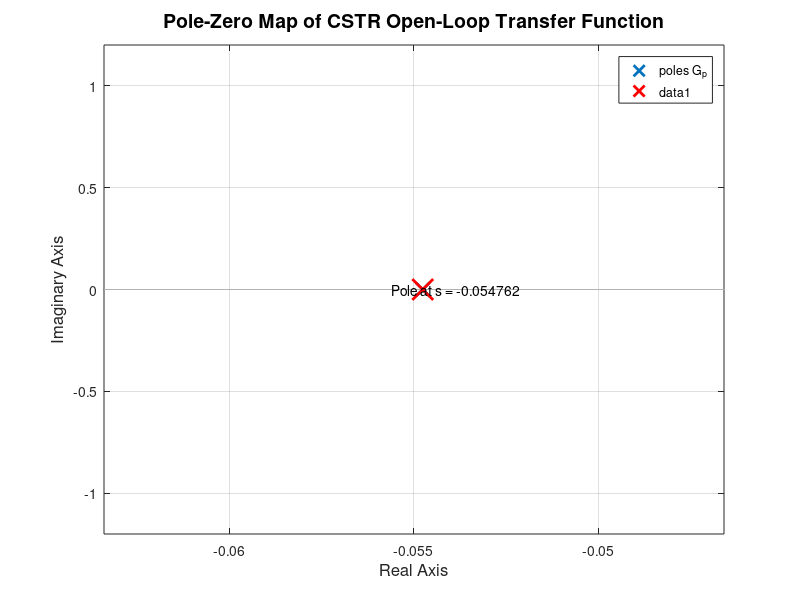
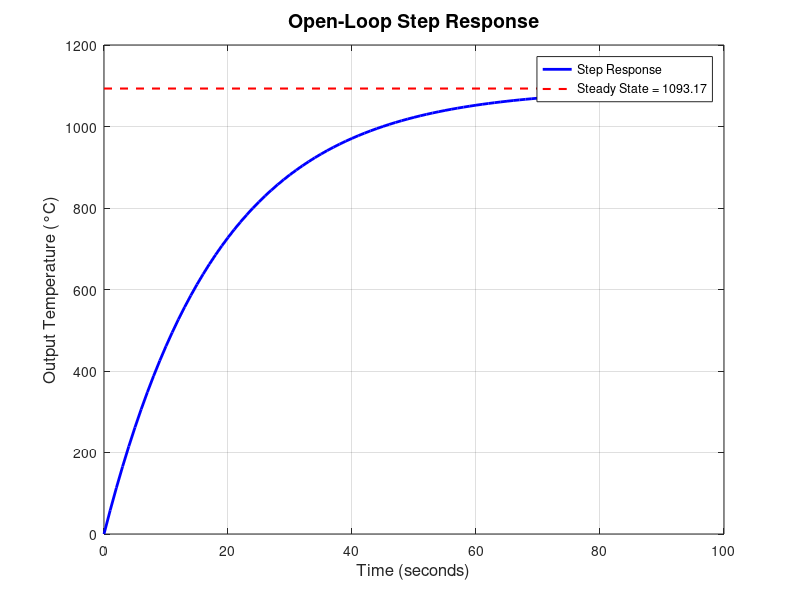

The MATLAB source for these figures, in order: (Note: this script raises an error after producing the figures.)
%% CSTR Feedback Control System Analysis
%% Student ID: 88
% Date: 2025-11-09
% Author: SanguraKoded

clear all; close all; clc;

%% 1. Define Steady-State Parameters (Based on Student ID '88')
printf('=== CSTR Control System Analysis ===\n\n');

% Student ID last 2 digits: Y = 88
Y = 88;

% Process Parameters
Fi = (Y + 50) / 3600;        % Feed flowrate: kg/h -> kg/s
rho = 1000;                   % Density: kg/m³
Cp = 4200;                    % Specific heat: J/kg°C (converted from 4.2 kJ/kg°C)
V = 700 / 1000;               % Volume: L -> m³
lambda_st = 2000 * 1000;      % Latent heat: J/kg (converted from 2000 kJ/kg)

% Display parameters
fprintf('Process Parameters:\n');
fprintf('  Feed Flowrate (Fi): %.6f kg/s\n', Fi);
fprintf('  Density (rho): %.0f kg/m³\n', rho);
fprintf('  Specific Heat (Cp): %.0f J/kg°C\n', Cp);
fprintf('  Volume (V): %.3f m³\n', V);
fprintf('  Latent Heat (lambda_st): %.0f J/kg\n\n', lambda_st);

%% 2. Calculate Transfer Function Parameters
tau = (rho * Cp * V) / (rho * Cp * Fi);  % Time constant (s)
K = lambda_st / (rho * Cp * Fi);          % Process Gain (°C·s/kg)

fprintf('Transfer Function Parameters:\n');
fprintf('  Time Constant (tau): %.2f seconds\n', tau);
fprintf('  Process Gain (K): %.2f °C·s/kg\n\n', K);

%% 3. Define Open-Loop Transfer Function G_p(s) = K / (tau*s + 1)
numerator = K;
denominator = [tau, 1];
G_p = tf(numerator, denominator);

fprintf('Open-Loop Transfer Function G_p(s):\n');
disp(G_p);

%% 4. Calculate and Display Poles and Zeros
poles_Gp = pole(G_p);
zeros_Gp = zero(G_p);

fprintf('\nPoles of G_p(s): %.6f\n', poles_Gp);
if isempty(zeros_Gp)
    fprintf('Zeros of G_p(s): None\n\n');
else
    fprintf('Zeros of G_p(s): %.6f\n\n', zeros_Gp);
end

%% 5. Plot Pole-Zero Map (Diagram 2)
figure(1);
pzmap(G_p);
grid on;
title('Pole-Zero Map of CSTR Open-Loop Transfer Function', 'FontSize', 14, 'FontWeight', 'bold');
xlabel('Real Axis', 'FontSize', 12);
ylabel('Imaginary Axis', 'FontSize', 12);
% Add annotations
hold on;
plot(poles_Gp, 0, 'rx', 'MarkerSize', 15, 'LineWidth', 2);
text(poles_Gp - 0.001, 0.0005, sprintf('  Pole at s = %.6f', poles_Gp), 'FontSize', 10);
hold off;
saveas(gcf, 'pole_zero_map.png');

%% 6. Open-Loop Step Response (Figure 4.1)
step_input_magnitude = Y;  % Step magnitude = 88
figure(2);
[y_step, t_step] = step(step_input_magnitude * G_p, 0:1:5*tau);
plot(t_step, y_step, 'b-', 'LineWidth', 2);
grid on;
title('Open-Loop Step Response', 'FontSize', 14, 'FontWeight', 'bold');
xlabel('Time (seconds)', 'FontSize', 12);
ylabel('Output Temperature (°C)', 'FontSize', 12);
% Add steady-state line
steady_state_value = step_input_magnitude * K;
hold on;
plot([0, max(t_step)], [steady_state_value, steady_state_value], 'r--', 'LineWidth', 1.5);
legend('Step Response', sprintf('Steady State = %.2f', steady_state_value), 'Location', 'best');
hold off;
saveas(gcf, 'open_loop_step_response.png');

% Calculate step response characteristics
info_step = stepinfo(step_input_magnitude * G_p);
fprintf('Step Response Characteristics:\n');
fprintf('  Rise Time: %.2f seconds\n', info_step.RiseTime);
fprintf('  Settling Time: %.2f seconds\n', info_step.SettlingTime);
fprintf('  Steady State Value: %.2f\n\n', steady_state_value);

%% 7. Open-Loop Ramp Response (Figure 4.2)
ramp_slope = Y + 3;  % Slope = 91
t_ramp = 0:0.1:5*tau;
% Create ramp input (starts at t=0)
ramp_input = ramp_slope * t_ramp;

figure(3);
% Use lsim for ramp input
[y_ramp, t_ramp_out] = lsim(G_p, ramp_input, t_ramp);
plot(t_ramp_out, ramp_input, 'r--', 'LineWidth', 1.5); hold on;
plot(t_ramp_out, y_ramp, 'b-', 'LineWidth', 2);
grid on;
title('Open-Loop Ramp Response', 'FontSize', 14, 'FontWeight', 'bold');
xlabel('Time (seconds)', 'FontSize', 12);
ylabel('Output', 'FontSize', 12);
legend('Input Ramp', 'Output Response', 'Location', 'best');
hold off;
saveas(gcf, 'open_loop_ramp_response.png');

% Calculate steady-state error for ramp
steady_state_error_ramp = ramp_slope * tau;
fprintf('Ramp Response:\n');
fprintf('  Steady-State Error: %.2f\n\n', steady_state_error_ramp);

%% 8. Controller Design - Ziegler-Nichols Tuning
% For first-order system without dead time, use PI controller
% Ziegler-Nichols tuning for first-order process
Kc_ZN = 0.9 / K;              % Proportional gain
tau_I_ZN = 3 * tau;            % Integral time

fprintf('Ziegler-Nichols PI Controller Tuning:\n');
fprintf('  Proportional Gain (Kc): %.4f\n', Kc_ZN);
fprintf('  Integral Time (tau_I): %.2f seconds\n\n', tau_I_ZN);

%% 9. Define Controllers (P, PI, PD, PID)
% P Controller
Kc_P = Kc_ZN;
G_c_P = tf(Kc_P, 1);

% PI Controller
G_c_PI = tf([Kc_ZN * tau_I_ZN, Kc_ZN], [tau_I_ZN, 0]);

% PD Controller
tau_D = tau / 4;  % Derivative time
G_c_PD = tf([Kc_ZN * tau_D, Kc_ZN], 1);

% PID Controller
G_c_PID = tf([Kc_ZN * tau_I_ZN * tau_D, Kc_ZN * tau_I_ZN + Kc_ZN * tau_D, Kc_ZN], ...
             [tau_I_ZN, 0]);

%% 10. Closed-Loop Systems
% Closed-loop transfer functions (assume sensor gain = 1)
G_cl_P = feedback(G_c_P * G_p, 1);
G_cl_PI = feedback(G_c_PI * G_p, 1);
G_cl_PD = feedback(G_c_PD * G_p, 1);
G_cl_PID = feedback(G_c_PID * G_p, 1);

%% 11. Compare Controllers (Figure 4.3)
figure(4);
t_control = 0:0.1:10*tau;
[y_P, ~] = step(G_cl_P, t_control);
[y_PI, ~] = step(G_cl_PI, t_control);
[y_PD, ~] = step(G_cl_PD, t_control);
[y_PID, ~] = step(G_cl_PID, t_control);

plot(t_control, y_P, 'r-', 'LineWidth', 1.5); hold on;
plot(t_control, y_PI, 'b-', 'LineWidth', 1.5);
plot(t_control, y_PD, 'g-', 'LineWidth', 1.5);
plot(t_control, y_PID, 'm-', 'LineWidth', 1.5);
plot([0, max(t_control)], [1, 1], 'k--', 'LineWidth', 1);
grid on;
title('Closed-Loop Controller Comparison', 'FontSize', 14, 'FontWeight', 'bold');
xlabel('Time (seconds)', 'FontSize', 12);
ylabel('Output (Normalized)', 'FontSize', 12);
legend('P Controller', 'PI Controller', 'PD Controller', 'PID Controller', 'Setpoint', 'Location', 'best');
hold off;
saveas(gcf, 'controller_comparison.png');

fprintf('Controller Performance:\n');
fprintf('  P Controller - Steady-State Value: %.4f (Offset: %.4f)\n', y_P(end), 1-y_P(end));
fprintf('  PI Controller - Steady-State Value: %.4f (Offset: %.4f)\n', y_PI(end), 1-y_PI(end));
fprintf('  PD Controller - Steady-State Value: %.4f (Offset: %.4f)\n', y_PD(end), 1-y_PD(end));
fprintf('  PID Controller - Steady-State Value: %.4f (Offset: %.4f)\n\n', y_PID(end), 1-y_PID(end));

%% 12. Tuned vs Untuned PI Controller (Figure 4.4)
% Untuned controller (poor guesses)
Kc_untuned = Kc_ZN * 0.3;
tau_I_untuned = tau_I_ZN * 0.5;
G_c_PI_untuned = tf([Kc_untuned * tau_I_untuned, Kc_untuned], [tau_I_untuned, 0]);
G_cl_PI_untuned = feedback(G_c_PI_untuned * G_p, 1);

figure(5);
[y_PI_tuned, t_tuned] = step(G_cl_PI, t_control);
[y_PI_untuned, ~] = step(G_cl_PI_untuned, t_control);

plot(t_control, y_PI_untuned, 'r--', 'LineWidth', 1.5); hold on;
plot(t_control, y_PI_tuned, 'b-', 'LineWidth', 2);
plot([0, max(t_control)], [1, 1], 'k--', 'LineWidth', 1);
grid on;
title('Tuned vs Untuned PI Controller', 'FontSize', 14, 'FontWeight', 'bold');
xlabel('Time (seconds)', 'FontSize', 12);
ylabel('Output (Normalized)', 'FontSize', 12);
legend('Untuned PI', 'Tuned PI (Ziegler-Nichols)', 'Setpoint', 'Location', 'best');
hold off;
saveas(gcf, 'tuned_vs_untuned.png');

%% 13. Disturbance Rejection Test (Figure 4.5)
% Simulate disturbance at t=50s
t_dist = 0:0.1:150;
disturbance_time = 50;
disturbance_magnitude = 0.1;  % 10% disturbance

% Create input: setpoint step at t=0, disturbance step at t=50
setpoint = ones(size(t_dist));
disturbance = zeros(size(t_dist));
disturbance(t_dist >= disturbance_time) = disturbance_magnitude;

% Closed-loop response to setpoint
[y_sp, ~] = lsim(G_cl_PI, setpoint, t_dist);

% Response to disturbance (load disturbance enters at process input)
% Transfer function from disturbance to output in closed loop
G_dist = feedback(G_p, G_c_PI);
[y_dist, ~] = lsim(G_dist, disturbance, t_dist);

% Total response
y_total = y_sp + y_dist;

figure(6);
plot(t_dist, setpoint, 'k--', 'LineWidth', 1.5); hold on;
plot(t_dist, y_total, 'b-', 'LineWidth', 2);
xline(disturbance_time, 'r--', 'Disturbance Applied', 'LineWidth', 1.5, 'LabelOrientation', 'horizontal');
grid on;
title('Disturbance Rejection Test (PI Controller)', 'FontSize', 14, 'FontWeight', 'bold');
xlabel('Time (seconds)', 'FontSize', 12);
ylabel('Output (Normalized)', 'FontSize', 12);
legend('Setpoint', 'Controlled Output', 'Location', 'best');
hold off;
saveas(gcf, 'disturbance_rejection.png');

fprintf('=== Analysis Complete ===\n');
fprintf('All figures have been saved as PNG files.\n');